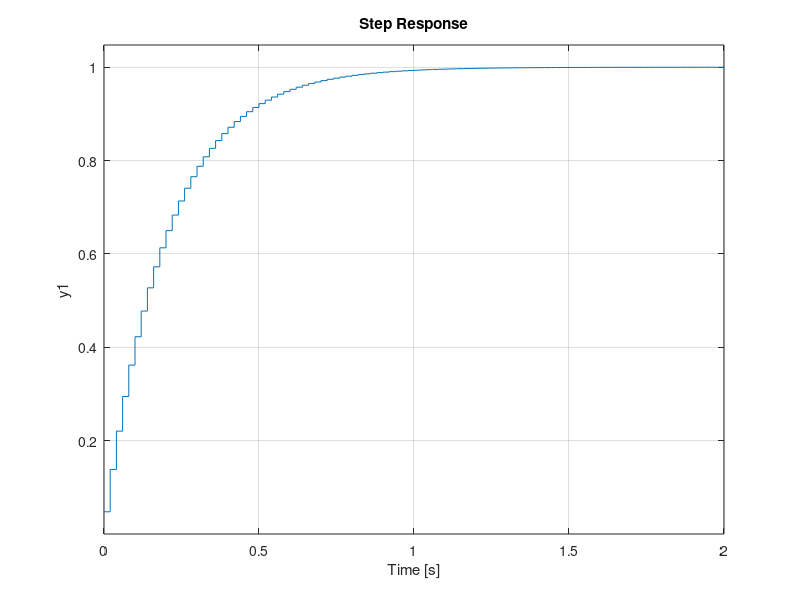

Write MATLAB code to recreate this figure.
clear all; clc; close all;

tau = 0.2;
lowpass = tf(1, [tau 1]);
step(lowpass)
TS = 20*10^-3;
lowPassD = c2d(lowpass,TS,'tustin');
lowPassD
step(lowPassD)

alpha = TS / (2*tau + TS);
-(1-2*alpha)
2*alpha-1